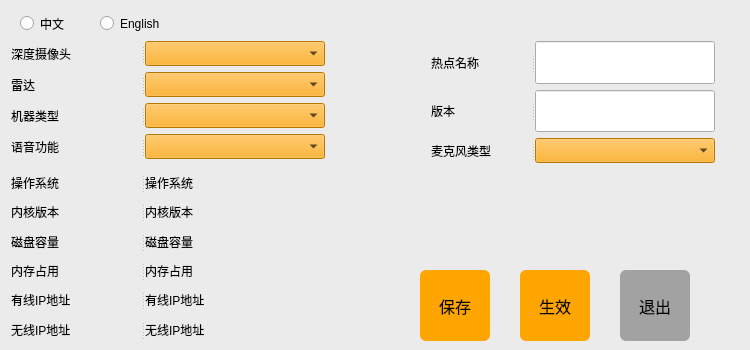
<?xml version="1.0" encoding="UTF-8"?>
<ui version="4.0">
 <class>Form</class>
 <widget class="QWidget" name="Form">
  <property name="geometry">
   <rect>
    <x>0</x>
    <y>0</y>
    <width>750</width>
    <height>350</height>
   </rect>
  </property>
  <property name="minimumSize">
   <size>
    <width>750</width>
    <height>350</height>
   </size>
  </property>
  <property name="maximumSize">
   <size>
    <width>750</width>
    <height>350</height>
   </size>
  </property>
  <property name="sizeIncrement">
   <size>
    <width>800</width>
    <height>650</height>
   </size>
  </property>
  <property name="windowTitle">
   <string>setup tool 1.0</string>
  </property>
  <widget class="QWidget" name="widget" native="true">
   <property name="geometry">
    <rect>
     <x>0</x>
     <y>0</y>
     <width>750</width>
     <height>700</height>
    </rect>
   </property>
   <property name="minimumSize">
    <size>
     <width>750</width>
     <height>700</height>
    </size>
   </property>
   <property name="maximumSize">
    <size>
     <width>750</width>
     <height>700</height>
    </size>
   </property>
   <property name="styleSheet">
    <string notr="true">QWidget#widget {
background-color: #EBEBEB;
}
</string>
   </property>
   <widget class="QPushButton" name="pushButton_apply">
    <property name="geometry">
     <rect>
      <x>520</x>
      <y>270</y>
      <width>70</width>
      <height>71</height>
     </rect>
    </property>
    <property name="font">
     <font>
      <pointsize>12</pointsize>
     </font>
    </property>
    <property name="styleSheet">
     <string notr="true">QPushButton{
background-color: #FFA500;
color:rgb(0, 0, 0)
}
QPushButton{border-radius:6px;}
QPushButton:pressed{
border:2px solid rgb(126, 188, 89);}</string>
    </property>
    <property name="text">
     <string>生效</string>
    </property>
   </widget>
   <widget class="QRadioButton" name="radioButton_zn">
    <property name="geometry">
     <rect>
      <x>20</x>
      <y>10</y>
      <width>61</width>
      <height>27</height>
     </rect>
    </property>
    <property name="text">
     <string>中文</string>
    </property>
   </widget>
   <widget class="QRadioButton" name="radioButton_en">
    <property name="geometry">
     <rect>
      <x>100</x>
      <y>10</y>
      <width>81</width>
      <height>27</height>
     </rect>
    </property>
    <property name="text">
     <string>English</string>
    </property>
   </widget>
   <widget class="QPushButton" name="pushButton_exit">
    <property name="geometry">
     <rect>
      <x>620</x>
      <y>270</y>
      <width>70</width>
      <height>71</height>
     </rect>
    </property>
    <property name="font">
     <font>
      <pointsize>12</pointsize>
     </font>
    </property>
    <property name="styleSheet">
     <string notr="true">QPushButton{
background-color: #A2A2A2;
color:rgb(0, 0, 0)
}
QPushButton{border-radius:6px;}
QPushButton:pressed{
border:2px solid rgb(126, 188, 89);}</string>
    </property>
    <property name="text">
     <string>退出</string>
    </property>
   </widget>
   <widget class="QWidget" name="layoutWidget">
    <property name="geometry">
     <rect>
      <x>11</x>
      <y>171</y>
      <width>506</width>
      <height>170</height>
     </rect>
    </property>
    <layout class="QVBoxLayout" name="verticalLayout_4">
     <item>
      <widget class="QSplitter" name="splitter_16">
       <property name="orientation">
        <enum>Qt::Horizontal</enum>
       </property>
       <widget class="QLabel" name="label_platform1">
        <property name="minimumSize">
         <size>
          <width>130</width>
          <height>0</height>
         </size>
        </property>
        <property name="maximumSize">
         <size>
          <width>130</width>
          <height>16777215</height>
         </size>
        </property>
        <property name="text">
         <string>操作系统</string>
        </property>
        <property name="alignment">
         <set>Qt::AlignLeading|Qt::AlignLeft|Qt::AlignVCenter</set>
        </property>
       </widget>
       <widget class="QLabel" name="label_platform">
        <property name="minimumSize">
         <size>
          <width>370</width>
          <height>0</height>
         </size>
        </property>
        <property name="maximumSize">
         <size>
          <width>370</width>
          <height>16777215</height>
         </size>
        </property>
        <property name="text">
         <string>操作系统</string>
        </property>
        <property name="alignment">
         <set>Qt::AlignLeading|Qt::AlignLeft|Qt::AlignVCenter</set>
        </property>
       </widget>
      </widget>
     </item>
     <item>
      <widget class="QSplitter" name="splitter_17">
       <property name="orientation">
        <enum>Qt::Horizontal</enum>
       </property>
       <widget class="QLabel" name="label_kernel1">
        <property name="minimumSize">
         <size>
          <width>130</width>
          <height>0</height>
         </size>
        </property>
        <property name="maximumSize">
         <size>
          <width>130</width>
          <height>16777215</height>
         </size>
        </property>
        <property name="text">
         <string>内核版本</string>
        </property>
        <property name="alignment">
         <set>Qt::AlignLeading|Qt::AlignLeft|Qt::AlignVCenter</set>
        </property>
       </widget>
       <widget class="QLabel" name="label_kernel">
        <property name="minimumSize">
         <size>
          <width>200</width>
          <height>0</height>
         </size>
        </property>
        <property name="maximumSize">
         <size>
          <width>16777215</width>
          <height>16777215</height>
         </size>
        </property>
        <property name="text">
         <string>内核版本</string>
        </property>
        <property name="alignment">
         <set>Qt::AlignLeading|Qt::AlignLeft|Qt::AlignVCenter</set>
        </property>
       </widget>
      </widget>
     </item>
     <item>
      <widget class="QSplitter" name="splitter_18">
       <property name="orientation">
        <enum>Qt::Horizontal</enum>
       </property>
       <widget class="QLabel" name="label_disk1">
        <property name="minimumSize">
         <size>
          <width>130</width>
          <height>0</height>
         </size>
        </property>
        <property name="maximumSize">
         <size>
          <width>130</width>
          <height>16777215</height>
         </size>
        </property>
        <property name="text">
         <string>磁盘容量</string>
        </property>
        <property name="alignment">
         <set>Qt::AlignLeading|Qt::AlignLeft|Qt::AlignVCenter</set>
        </property>
       </widget>
       <widget class="QLabel" name="label_disk">
        <property name="minimumSize">
         <size>
          <width>200</width>
          <height>0</height>
         </size>
        </property>
        <property name="maximumSize">
         <size>
          <width>16777215</width>
          <height>16777215</height>
         </size>
        </property>
        <property name="text">
         <string>磁盘容量</string>
        </property>
        <property name="alignment">
         <set>Qt::AlignLeading|Qt::AlignLeft|Qt::AlignVCenter</set>
        </property>
       </widget>
      </widget>
     </item>
     <item>
      <widget class="QSplitter" name="splitter_19">
       <property name="orientation">
        <enum>Qt::Horizontal</enum>
       </property>
       <widget class="QLabel" name="label_memory1">
        <property name="minimumSize">
         <size>
          <width>130</width>
          <height>0</height>
         </size>
        </property>
        <property name="maximumSize">
         <size>
          <width>130</width>
          <height>16777215</height>
         </size>
        </property>
        <property name="text">
         <string>内存占用</string>
        </property>
        <property name="alignment">
         <set>Qt::AlignLeading|Qt::AlignLeft|Qt::AlignVCenter</set>
        </property>
       </widget>
       <widget class="QLabel" name="label_memory">
        <property name="minimumSize">
         <size>
          <width>200</width>
          <height>0</height>
         </size>
        </property>
        <property name="maximumSize">
         <size>
          <width>16777215</width>
          <height>16777215</height>
         </size>
        </property>
        <property name="text">
         <string>内存占用</string>
        </property>
        <property name="alignment">
         <set>Qt::AlignLeading|Qt::AlignLeft|Qt::AlignVCenter</set>
        </property>
       </widget>
      </widget>
     </item>
     <item>
      <widget class="QSplitter" name="splitter_20">
       <property name="orientation">
        <enum>Qt::Horizontal</enum>
       </property>
       <widget class="QLabel" name="label_eth1">
        <property name="minimumSize">
         <size>
          <width>130</width>
          <height>0</height>
         </size>
        </property>
        <property name="maximumSize">
         <size>
          <width>130</width>
          <height>16777215</height>
         </size>
        </property>
        <property name="text">
         <string>有线IP地址</string>
        </property>
        <property name="alignment">
         <set>Qt::AlignLeading|Qt::AlignLeft|Qt::AlignVCenter</set>
        </property>
       </widget>
       <widget class="QLabel" name="label_eth">
        <property name="minimumSize">
         <size>
          <width>200</width>
          <height>0</height>
         </size>
        </property>
        <property name="maximumSize">
         <size>
          <width>16777215</width>
          <height>16777215</height>
         </size>
        </property>
        <property name="text">
         <string>有线IP地址</string>
        </property>
        <property name="alignment">
         <set>Qt::AlignLeading|Qt::AlignLeft|Qt::AlignVCenter</set>
        </property>
       </widget>
      </widget>
     </item>
     <item>
      <widget class="QSplitter" name="splitter_21">
       <property name="orientation">
        <enum>Qt::Horizontal</enum>
       </property>
       <widget class="QLabel" name="label_wlan1">
        <property name="minimumSize">
         <size>
          <width>130</width>
          <height>0</height>
         </size>
        </property>
        <property name="maximumSize">
         <size>
          <width>130</width>
          <height>16777215</height>
         </size>
        </property>
        <property name="text">
         <string>无线IP地址</string>
        </property>
        <property name="alignment">
         <set>Qt::AlignLeading|Qt::AlignLeft|Qt::AlignVCenter</set>
        </property>
       </widget>
       <widget class="QLabel" name="label_wlan">
        <property name="minimumSize">
         <size>
          <width>200</width>
          <height>0</height>
         </size>
        </property>
        <property name="maximumSize">
         <size>
          <width>16777215</width>
          <height>16777215</height>
         </size>
        </property>
        <property name="text">
         <string>无线IP地址</string>
        </property>
        <property name="alignment">
         <set>Qt::AlignLeading|Qt::AlignLeft|Qt::AlignVCenter</set>
        </property>
       </widget>
      </widget>
     </item>
    </layout>
   </widget>
   <widget class="QWidget" name="layoutWidget">
    <property name="geometry">
     <rect>
      <x>11</x>
      <y>41</y>
      <width>720</width>
      <height>122</height>
     </rect>
    </property>
    <layout class="QHBoxLayout" name="horizontalLayout">
     <item>
      <widget class="QSplitter" name="splitter_14">
       <property name="minimumSize">
        <size>
         <width>300</width>
         <height>0</height>
        </size>
       </property>
       <property name="maximumSize">
        <size>
         <width>16777215</width>
         <height>16777215</height>
        </size>
       </property>
       <property name="sizeIncrement">
        <size>
         <width>250</width>
         <height>0</height>
        </size>
       </property>
       <property name="orientation">
        <enum>Qt::Horizontal</enum>
       </property>
       <widget class="QWidget" name="layoutWidget">
        <layout class="QVBoxLayout" name="verticalLayout">
         <item>
          <widget class="QSplitter" name="splitter">
           <property name="orientation">
            <enum>Qt::Horizontal</enum>
           </property>
           <widget class="QLabel" name="label_depth_camera">
            <property name="minimumSize">
             <size>
              <width>130</width>
              <height>0</height>
             </size>
            </property>
            <property name="maximumSize">
             <size>
              <width>130</width>
              <height>16777215</height>
             </size>
            </property>
            <property name="text">
             <string>深度摄像头</string>
            </property>
            <property name="alignment">
             <set>Qt::AlignLeading|Qt::AlignLeft|Qt::AlignVCenter</set>
            </property>
           </widget>
           <widget class="QComboBox" name="comboBox_depth_camera">
            <property name="minimumSize">
             <size>
              <width>180</width>
              <height>0</height>
             </size>
            </property>
            <property name="maximumSize">
             <size>
              <width>180</width>
              <height>25</height>
             </size>
            </property>
            <property name="styleSheet">
             <string notr="true">background-color: #FFA500;
selection-background-color: #A66C00;
selection-color: rgb(0, 0, 0);</string>
            </property>
            <property name="editable">
             <bool>false</bool>
            </property>
           </widget>
          </widget>
         </item>
         <item>
          <widget class="QSplitter" name="splitter_2">
           <property name="orientation">
            <enum>Qt::Horizontal</enum>
           </property>
           <widget class="QLabel" name="label_lidar">
            <property name="minimumSize">
             <size>
              <width>130</width>
              <height>0</height>
             </size>
            </property>
            <property name="maximumSize">
             <size>
              <width>130</width>
              <height>16777215</height>
             </size>
            </property>
            <property name="text">
             <string>雷达</string>
            </property>
            <property name="alignment">
             <set>Qt::AlignLeading|Qt::AlignLeft|Qt::AlignVCenter</set>
            </property>
           </widget>
           <widget class="QComboBox" name="comboBox_lidar">
            <property name="minimumSize">
             <size>
              <width>180</width>
              <height>0</height>
             </size>
            </property>
            <property name="maximumSize">
             <size>
              <width>180</width>
              <height>25</height>
             </size>
            </property>
            <property name="styleSheet">
             <string notr="true">background-color: #FFA500;
selection-background-color: #A66C00;
selection-color: rgb(0, 0, 0);</string>
            </property>
           </widget>
          </widget>
         </item>
         <item>
          <widget class="QSplitter" name="splitter_3">
           <property name="orientation">
            <enum>Qt::Horizontal</enum>
           </property>
           <widget class="QLabel" name="label_machine">
            <property name="minimumSize">
             <size>
              <width>130</width>
              <height>0</height>
             </size>
            </property>
            <property name="maximumSize">
             <size>
              <width>130</width>
              <height>16777215</height>
             </size>
            </property>
            <property name="text">
             <string>机器类型</string>
            </property>
            <property name="alignment">
             <set>Qt::AlignLeading|Qt::AlignLeft|Qt::AlignVCenter</set>
            </property>
           </widget>
           <widget class="QComboBox" name="comboBox_machine">
            <property name="minimumSize">
             <size>
              <width>180</width>
              <height>0</height>
             </size>
            </property>
            <property name="maximumSize">
             <size>
              <width>180</width>
              <height>25</height>
             </size>
            </property>
            <property name="styleSheet">
             <string notr="true">background-color: #FFA500;
selection-background-color: #A66C00;
selection-color: rgb(0, 0, 0);</string>
            </property>
           </widget>
          </widget>
         </item>
         <item>
          <widget class="QSplitter" name="splitter_7">
           <property name="orientation">
            <enum>Qt::Horizontal</enum>
           </property>
           <widget class="QLabel" name="label_asr">
            <property name="minimumSize">
             <size>
              <width>130</width>
              <height>0</height>
             </size>
            </property>
            <property name="maximumSize">
             <size>
              <width>130</width>
              <height>16777215</height>
             </size>
            </property>
            <property name="text">
             <string>语音功能</string>
            </property>
            <property name="alignment">
             <set>Qt::AlignLeading|Qt::AlignLeft|Qt::AlignVCenter</set>
            </property>
           </widget>
           <widget class="QComboBox" name="comboBox_asr">
            <property name="minimumSize">
             <size>
              <width>180</width>
              <height>25</height>
             </size>
            </property>
            <property name="maximumSize">
             <size>
              <width>180</width>
              <height>25</height>
             </size>
            </property>
            <property name="styleSheet">
             <string notr="true">background-color: #FFA500;
selection-background-color: #A66C00;
selection-color: rgb(0, 0, 0);</string>
            </property>
           </widget>
          </widget>
         </item>
        </layout>
       </widget>
      </widget>
     </item>
     <item>
      <spacer name="horizontalSpacer">
       <property name="orientation">
        <enum>Qt::Horizontal</enum>
       </property>
       <property name="sizeHint" stdset="0">
        <size>
         <width>100</width>
         <height>20</height>
        </size>
       </property>
      </spacer>
     </item>
     <item>
      <widget class="QSplitter" name="splitter_12">
       <property name="minimumSize">
        <size>
         <width>300</width>
         <height>0</height>
        </size>
       </property>
       <property name="maximumSize">
        <size>
         <width>16777215</width>
         <height>16777215</height>
        </size>
       </property>
       <property name="orientation">
        <enum>Qt::Horizontal</enum>
       </property>
       <widget class="QSplitter" name="splitter_11">
        <property name="minimumSize">
         <size>
          <width>180</width>
          <height>0</height>
         </size>
        </property>
        <property name="maximumSize">
         <size>
          <width>16777215</width>
          <height>16777215</height>
         </size>
        </property>
        <property name="sizeIncrement">
         <size>
          <width>200</width>
          <height>0</height>
         </size>
        </property>
        <property name="orientation">
         <enum>Qt::Horizontal</enum>
        </property>
        <widget class="QWidget" name="layoutWidget">
         <layout class="QVBoxLayout" name="verticalLayout_2">
          <item>
           <widget class="QSplitter" name="splitter_4">
            <property name="orientation">
             <enum>Qt::Horizontal</enum>
            </property>
            <widget class="QLabel" name="label_wifi">
             <property name="minimumSize">
              <size>
               <width>100</width>
               <height>0</height>
              </size>
             </property>
             <property name="maximumSize">
              <size>
               <width>100</width>
               <height>16777215</height>
              </size>
             </property>
             <property name="text">
              <string>热点名称</string>
             </property>
             <property name="alignment">
              <set>Qt::AlignLeading|Qt::AlignLeft|Qt::AlignVCenter</set>
             </property>
            </widget>
            <widget class="QLineEdit" name="lineEdit_wifi">
             <property name="minimumSize">
              <size>
               <width>180</width>
               <height>0</height>
              </size>
             </property>
             <property name="maximumSize">
              <size>
               <width>180</width>
               <height>16777215</height>
              </size>
             </property>
            </widget>
           </widget>
          </item>
          <item>
           <widget class="QSplitter" name="splitter_5">
            <property name="orientation">
             <enum>Qt::Horizontal</enum>
            </property>
            <widget class="QSplitter" name="splitter_9">
             <property name="orientation">
              <enum>Qt::Horizontal</enum>
             </property>
             <widget class="QLabel" name="label_version">
              <property name="minimumSize">
               <size>
                <width>100</width>
                <height>0</height>
               </size>
              </property>
              <property name="maximumSize">
               <size>
                <width>100</width>
                <height>16777215</height>
               </size>
              </property>
              <property name="text">
               <string>版本</string>
              </property>
              <property name="alignment">
               <set>Qt::AlignLeading|Qt::AlignLeft|Qt::AlignVCenter</set>
              </property>
             </widget>
             <widget class="QLineEdit" name="lineEdit_version">
              <property name="minimumSize">
               <size>
                <width>180</width>
                <height>0</height>
               </size>
              </property>
              <property name="maximumSize">
               <size>
                <width>180</width>
                <height>16777215</height>
               </size>
              </property>
             </widget>
            </widget>
           </widget>
          </item>
          <item>
           <widget class="QSplitter" name="splitter_8">
            <property name="orientation">
             <enum>Qt::Horizontal</enum>
            </property>
            <widget class="QLabel" name="label_mic">
             <property name="minimumSize">
              <size>
               <width>100</width>
               <height>0</height>
              </size>
             </property>
             <property name="maximumSize">
              <size>
               <width>100</width>
               <height>16777215</height>
              </size>
             </property>
             <property name="text">
              <string>麦克风类型</string>
             </property>
             <property name="alignment">
              <set>Qt::AlignLeading|Qt::AlignLeft|Qt::AlignVCenter</set>
             </property>
            </widget>
            <widget class="QComboBox" name="comboBox_mic">
             <property name="minimumSize">
              <size>
               <width>180</width>
               <height>25</height>
              </size>
             </property>
             <property name="maximumSize">
              <size>
               <width>180</width>
               <height>25</height>
              </size>
             </property>
             <property name="styleSheet">
              <string notr="true">background-color: #FFA500;
selection-background-color: #A66C00;
selection-color: rgb(0, 0, 0);</string>
             </property>
            </widget>
           </widget>
          </item>
         </layout>
        </widget>
       </widget>
      </widget>
     </item>
    </layout>
   </widget>
   <widget class="QPushButton" name="pushButton_save">
    <property name="geometry">
     <rect>
      <x>420</x>
      <y>270</y>
      <width>70</width>
      <height>71</height>
     </rect>
    </property>
    <property name="font">
     <font>
      <pointsize>12</pointsize>
     </font>
    </property>
    <property name="styleSheet">
     <string notr="true">QPushButton{
background-color: #FFA500;
color:rgb(0, 0, 0)
}
QPushButton{border-radius:6px;}
QPushButton:pressed{
border:2px solid rgb(126, 188, 89);}</string>
    </property>
    <property name="text">
     <string>保存</string>
    </property>
   </widget>
  </widget>
 </widget>
 <resources/>
 <connections/>
</ui>
